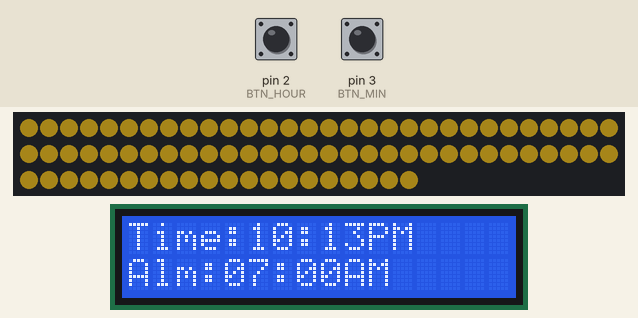
This sketch was run on a simulated Arduino Uno, built with avr-gcc and run on an emulated ATmega328P. Shown: 80 RGB LEDs in strip order, left to right, continuing on the next row, 16×2 character LCD. Inputs (shaded band) come from the test bench; at power-on: pin 2 (BTN_HOUR) HIGH, pin 3 (BTN_MIN) HIGH. Dim RGB values are drawn brighter than linear; the local clock reads 2024-03-15 10:24:30 at power-on unless the sketch sets it.

Above: at 3.2 s.
3.3 s: pin 2 (BTN_HOUR) pulled LOW for 1.25 s
At 5.6 s:
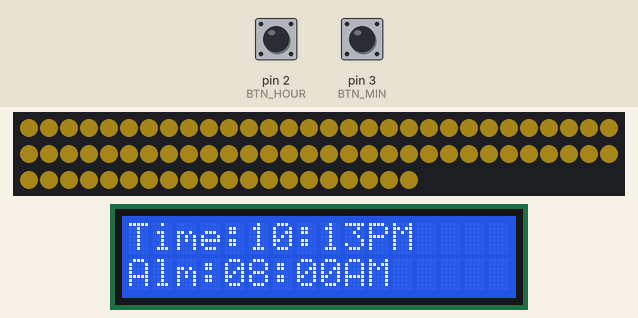
6.0 s: pin 3 (BTN_MIN) pulled LOW for 1.25 s
At 7.3 s:
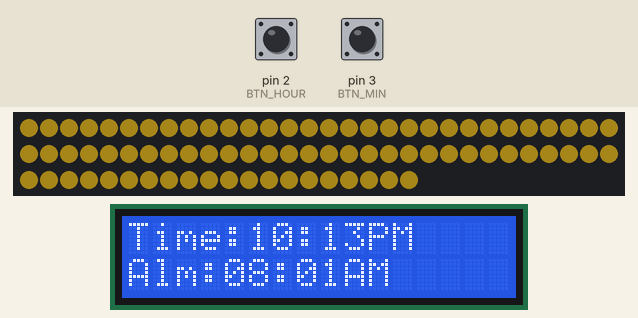
8.7 s: pin 2 (BTN_HOUR) pulled LOW for 1.25 s
11.4 s: pin 3 (BTN_MIN) pulled LOW for 1.25 s
At 13.4 s:
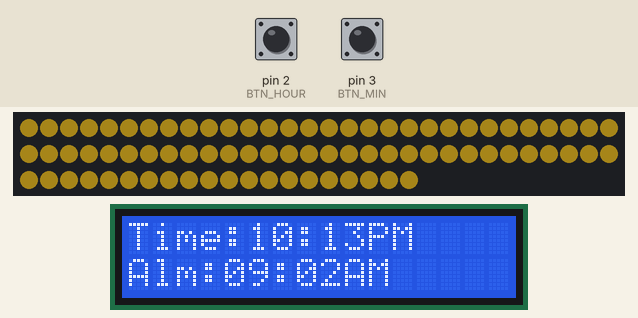
Timing chart, 0 to 14.9 s (numbered marks = the images above; inputs shaded):
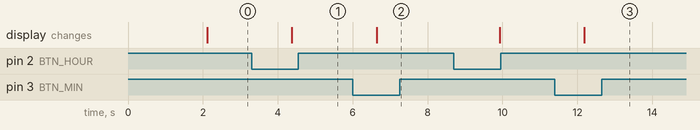

The sketch:

Sunrise_Code.ino
```cpp
#include <RTClib.h>
#include <Adafruit_NeoPixel.h>
#include <LiquidCrystal_I2C.h>

// Define pins
#define LED_PIN 6
#define LED_COUNT 80
#define BTN_HOUR 2
#define BTN_MIN 3
#define RAMP_SECS 3600  // 1 hour in seconds

// Create objects
Adafruit_NeoPixel strip(LED_COUNT, LED_PIN, NEO_GRB + NEO_KHZ800);
RTC_DS1307 rtc;
LiquidCrystal_I2C lcd(0x27, 16, 2);

// Variables
int alarmHour = 7;
int alarmMin = 0;
bool lastBtnHour = HIGH;
bool lastBtnMin = HIGH;
unsigned long startTime = 0;

void setup() {
  Serial.begin(9600);

  // Initialize components
  pinMode(BTN_HOUR, INPUT_PULLUP);
  pinMode(BTN_MIN, INPUT_PULLUP);

  strip.begin();
  strip.show();
  strip.setBrightness(40);

  rtc.begin();
  rtc.adjust(DateTime(F(__DATE__), F(__TIME__)));

  lcd.init();
  lcd.backlight();
  lcd.print("Sunrise Alarm");
  delay(2000);
  lcd.clear();

  startTime = millis();
}

void loop() {
  // Read buttons
  bool btnHour = digitalRead(BTN_HOUR);
  bool btnMin = digitalRead(BTN_MIN);

  // Check if hour button was pressed (transition from HIGH to LOW)
  if (btnHour == LOW && lastBtnHour == HIGH) {
    alarmHour = (alarmHour + 1) % 24;  // Increase hour, wrap at 24
    delay(200);  // Debounce delay
  }

  // Check if minute button was pressed (transition from HIGH to LOW)
  if (btnMin == LOW && lastBtnMin == HIGH) {
    alarmMin = (alarmMin + 1) % 60;  // Increase minute, wrap at 60
    delay(200);  // Debounce delay
  }

  lastBtnHour = btnHour;
  lastBtnMin = btnMin;

  // Get current time from RTC
  DateTime now = rtc.now();

  // Convert time to total minutes for easier calculation
  int nowMins = now.hour() * 60 + now.minute();
  int alarmMins = alarmHour * 60 + alarmMin;
  int rampStart = alarmMins - 60;  // Start ramp 60 minutes before alarm

  // Calculate progress (0.0 to 1.0) based on time until alarm
  float progress = 0.0;

  if (nowMins >= rampStart && nowMins < alarmMins) {
    // Within ramp period: calculate how far along we are
    progress = (float)(nowMins - rampStart) / 60.0;
  } else if (nowMins >= alarmMins) {
    // Alarm time reached: full brightness
    progress = 1.0;
  }

  // Update LED strip with calculated progress
  updateLED(progress);

  // Update LCD display with current time and alarm
  updateLCD(now);

  delay(1000);  // Update once per second
}

void updateLED(float p) {
  int r, g, b;

  // Three color stages based on progress through the hour
  if (p < 0.33) {
    // Stage 1: Deep red (first 20 minutes, 0.0-0.33 progress)
    float t = p / 0.33;
    r = (int)(150 + t * 50);
    g = (int)(t * 40);
    b = 0;
  } else if (p < 0.66) {
    // Stage 2: Orange (middle 20 minutes, 0.33-0.66 progress)
    float t = (p - 0.33) / 0.33;
    r = (int)(200 + t * 55);
    g = (int)(40 + t * 100);
    b = 0;
  } else {
    // Stage 3: Golden yellow (final 20 minutes, 0.66-1.0 progress)
    float t = (p - 0.66) / 0.34;
    r = 255;
    g = (int)(140 + t * 60);
    b = (int)(t * 40);
  }

  // Apply color to all 80 LEDs
  for (int i = 0; i < LED_COUNT; i++) {
    strip.setPixelColor(i, strip.Color(r, g, b));
  }

  strip.show();
}

int convertTo12Hour(int hour) {
  if (hour == 0) {
    return 12;  // Midnight is 12 AM
  } else if (hour > 12) {
    return hour - 12;  // Convert 13-23 to 1-11 PM
  } else {
    return hour;
  }
}

String getAMPM(int hour) {
  if (hour >= 12) {
    return "PM";
  } else {
    return "AM";
  }
}

void updateLCD(DateTime now) {
  int hour12 = convertTo12Hour(now.hour());
  int alarm12 = convertTo12Hour(alarmHour);

  lcd.setCursor(0, 0);
  lcd.print("Time:");
  lcd.print(printFormat(hour12));
  lcd.print(":");
  lcd.print(printFormat(now.minute()));
  lcd.print(getAMPM(now.hour()));

  lcd.setCursor(0, 1);
  lcd.print("Alm:");
  lcd.print(printFormat(alarm12));
  lcd.print(":");
  lcd.print(printFormat(alarmMin));
  lcd.print(getAMPM(alarmHour));
}

String printFormat(int val) {
  if (val < 10) {
    return "0" + String(val);
  }
  return String(val);
}
```

Measured:
- after the input at 3.3 s, the display: changes after 1.1 s (image 1)
- after the input at 6.0 s, the display: changes after 0.64 s (image 2)
- after the input at 11.4 s, the display: changes after 0.79 s (image 3)
